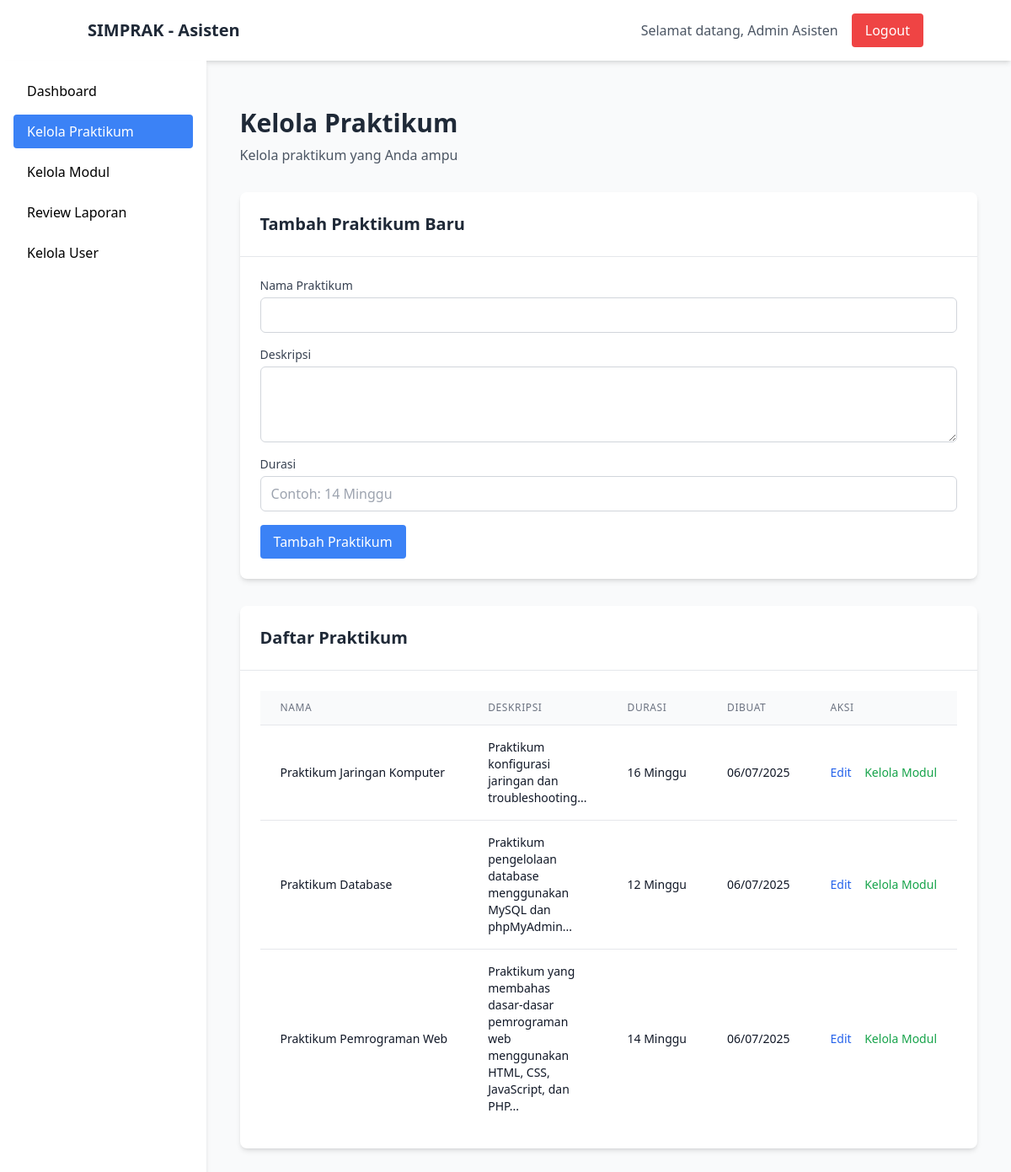
/asisten/praktikum.php (signed in), run on the app's committed database.
### tables this page shows
CREATE TABLE `praktikum` (
  `id` int(11) NOT NULL,
  `asisten_id` int(11) NOT NULL,
  `nama` varchar(100) NOT NULL,
  `deskripsi` text NOT NULL,
  `durasi` varchar(50) DEFAULT NULL,
  `created_at` timestamp NOT NULL DEFAULT current_timestamp()
);

### asisten/praktikum.php (the view, shortened to what this page needs)
<?php
require_once '../config.php';
$asisten_id = $_SESSION['user_id'];
$stmt = $conn->prepare("SELECT * FROM praktikum WHERE asisten_id = ? ORDER BY created_at DESC");
$stmt->bind_param("i", $asisten_id);
$stmt->execute();
$praktikum_list = $stmt->get_result();
include 'templates/header.php';
?>
<div class="container mx-auto px-4 py-8">
    <div class="mb-8">
        <h1 class="text-3xl font-bold text-gray-800">Kelola Praktikum</h1>
        <p class="text-gray-600 mt-2">Kelola praktikum yang Anda ampu</p>
    </div>
    <div class="bg-white rounded-lg shadow-md mb-8">
        <div class="p-6 border-b">
            <h2 class="text-xl font-bold text-gray-800">Tambah Praktikum Baru</h2>
        </div>
        <div class="p-6">
            <form method="POST" class="space-y-4">
                <div>
                    <label for="nama" class="block text-sm font-medium text-gray-700">Nama Praktikum</label>
                    <input type="text" id="nama" name="nama" required
                           class="mt-1 block w-full px-3 py-2 border border-gray-300 rounded-md focus:outline-none focus:ring-blue-500 focus:border-blue-500">
                </div>
                <div>
                    <label for="deskripsi" class="block text-sm font-medium text-gray-700">Deskripsi</label>
                    <textarea id="deskripsi" name="deskripsi" rows="3" required
                              class="mt-1 block w-full px-3 py-2 border border-gray-300 rounded-md focus:outline-none focus:ring-blue-500 focus:border-blue-500"></textarea>
                </div>
                <div>
                    <label for="durasi" class="block text-sm font-medium text-gray-700">Durasi</label>
                    <input type="text" id="durasi" name="durasi" placeholder="Contoh: 14 Minggu"
                           class="mt-1 block w-full px-3 py-2 border border-gray-300 rounded-md focus:outline-none focus:ring-blue-500 focus:border-blue-500">
                </div>
                <div>
                    <button type="submit" class="bg-blue-500 text-white px-4 py-2 rounded hover:bg-blue-600">
                        Tambah Praktikum
                    </button>
                </div>
            </form>
        </div>
    </div>
    <div class="bg-white rounded-lg shadow-md">
        <div class="p-6 border-b">
            <h2 class="text-xl font-bold text-gray-800">Daftar Praktikum</h2>
        </div>
        <div class="p-6">
            <?php if ($praktikum_list->num_rows > 0): ?>
                <div class="overflow-x-auto">
                    <table class="min-w-full divide-y divide-gray-200">
                        <thead class="bg-gray-50">
                            <tr>
                                <th class="px-6 py-3 text-left text-xs font-medium text-gray-500 uppercase tracking-wider">Nama</th>
                                <th class="px-6 py-3 text-left text-xs font-medium text-gray-500 uppercase tracking-wider">Deskripsi</th>
                                <th class="px-6 py-3 text-left text-xs font-medium text-gray-500 uppercase tracking-wider">Durasi</th>
                                <th class="px-6 py-3 text-left text-xs font-medium text-gray-500 uppercase tracking-wider">Dibuat</th>
                                <th class="px-6 py-3 text-left text-xs font-medium text-gray-500 uppercase tracking-wider">Aksi</th>
                            </tr>
                        </thead>
                        <tbody class="bg-white divide-y divide-gray-200">
                            <?php while ($row = $praktikum_list->fetch_assoc()): ?>
                                <tr>
                                    <td class="px-6 py-4 whitespace-nowrap">
                                        <div class="text-sm font-medium text-gray-900"><?php echo htmlspecialchars($row['nama']); ?></div>
                                    </td>
                                    <td class="px-6 py-4">
                                        <div class="text-sm text-gray-900"><?php echo htmlspecialchars(substr($row['deskripsi'], 0, 100)); ?>...</div>
                                    </td>
                                    <td class="px-6 py-4 whitespace-nowrap text-sm text-gray-900">
                                        <?php echo htmlspecialchars($row['durasi']); ?>
                                    </td>
                                    <td class="px-6 py-4 whitespace-nowrap text-sm text-gray-900">
                                        <?php echo date('d/m/Y', strtotime($row['created_at'])); ?>
                                    </td>
                                    <td class="px-6 py-4 whitespace-nowrap text-sm font-medium">
                                        <a href="edit_praktikum.php?id=<?php echo $row['id']; ?>" class="text-blue-600 hover:text-blue-900 mr-3">Edit</a>
                                        <a href="modul.php?praktikum_id=<?php echo $row['id']; ?>" class="text-green-600 hover:text-green-900">Kelola Modul</a>
                                    </td>
                                </tr>
                            <?php endwhile; ?>
                        </tbody>
                    </table>
                </div>
            <?php else: ?>
                <div class="text-center py-8">
                    <p class="text-gray-500">Belum ada praktikum yang dibuat.</p>
                </div>
            <?php endif; ?>
        </div>
    </div>
</div>
<?php include 'templates/footer.php'; ?>

### data on the page
praktikum: nama "Praktikum Jaringan Komputer", deskripsi "Praktikum konfigurasi jaringan dan troubleshooting", durasi "16 Minggu", created_at "06/07/2025"
praktikum: nama "Praktikum Database", deskripsi "Praktikum pengelolaan database menggunakan MySQL dan phpMyAdmin", durasi "12 Minggu", created_at "06/07/2025"
praktikum: nama "Praktikum Pemrograman Web", deskripsi "Praktikum yang membahas dasar-dasar pemrograman web menggunakan HTML, CSS, JavaScript, dan PHP", durasi "14 Minggu", created_at "06/07/2025"

### other printed values
$_SESSION['nama'] "Admin Asisten"
